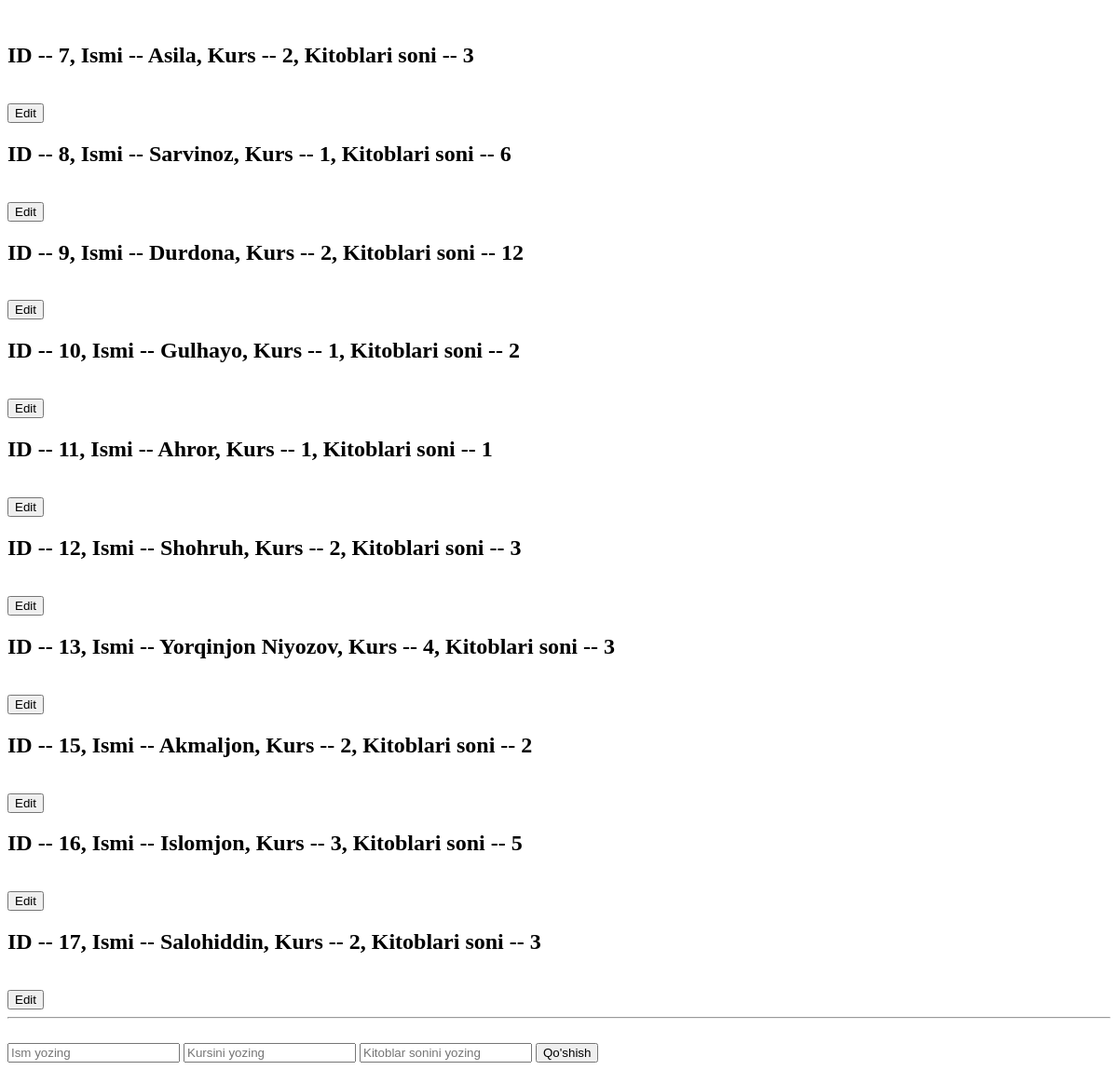
/talabalar/, run on an earlier commit of the app's database.
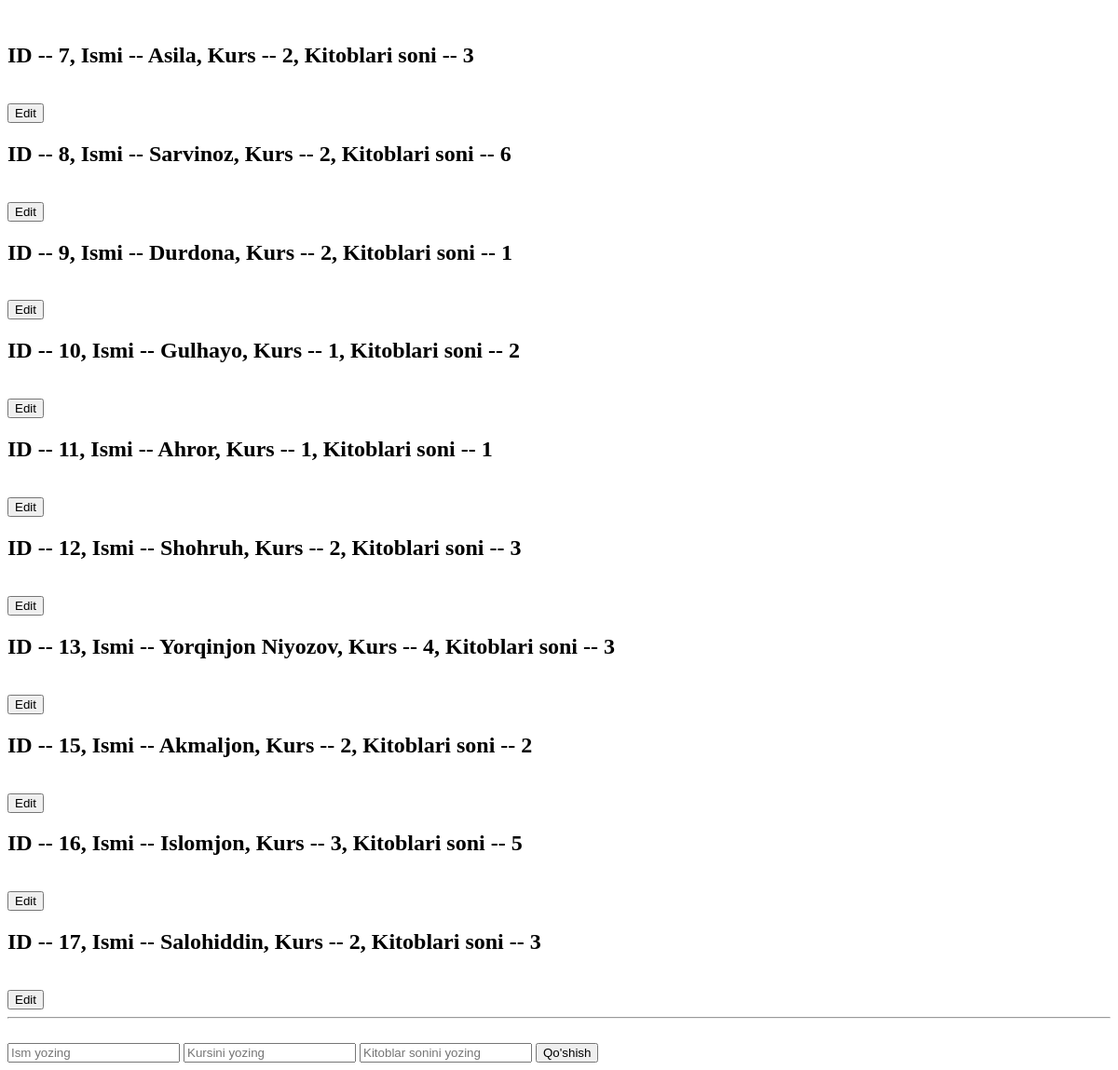
And on a later commit of the database.
### asosiy/models.py (models this page shows, shortened)
class Talaba(models.Model):
    ism = models.CharField(max_length=255)
    kurs = models.PositiveSmallIntegerField()
    kitob_soni = models.PositiveSmallIntegerField()

### asosiy/views.py (the view)
# urls.py: path('talabalar/', talabalar),
def talabalar(request):
    if request.method == 'POST':
        a = request.POST.get("ism")
        b = request.POST.get("kitob_soni")
        c = request.POST.get("kurs")
        Talaba(ism=a, kitob_soni=b, kurs=c).save()
        return redirect('/talabalar/')
    content = {
        "talabalar": Talaba.objects.all()
    }
    return render(request, "mashq_uchun/talabalar.html", content)

### Templates/mashq_uchun/talabalar.html (shortened to what this page needs)
<!DOCTYPE html>
<html lang="en">
<head>
</head>
<body>
<br>
 {% for i in talabalar %}
 <h2>ID -- {{i.id}}, Ismi -- {{i.ism}}, Kurs -- {{i.kurs}}, Kitoblari soni -- {{i.kitob_soni}}</h2><br>
<a href="/talaba_update/{{i.id}}/"><button>Edit</button></a>
 {% endfor %}
<br>
<hr>
<br>
<form method="post"> {% csrf_token %}
    <input type="text" placeholder="Ism yozing" name="ism">
    <input type="number" placeholder="Kursini yozing" name="kurs">
    <input type="number" placeholder="Kitoblar sonini yozing" name="kitob_soni">
    <button>Qo'shish</button>
</form>
</body>
</html>

What changed in the data, as far as the page shows it:
changed Talaba "Sarvinoz": kurs "1" → "2"
changed Talaba "Durdona": kitob_soni "12" → "1"
